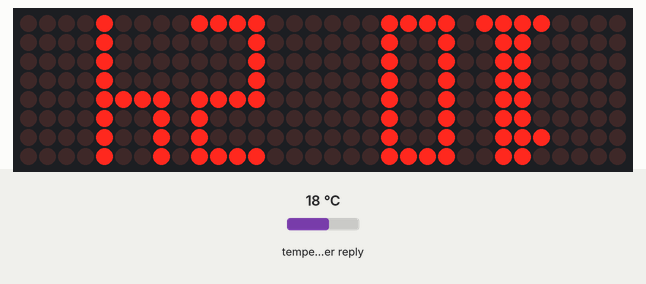
This sketch was run on a simulated ESP8266 (Wemos D1 mini). Parts: 32×8 LED matrix. The inputs (shaded band) are chosen by the test bench; at power-on: temperature in the weather reply 18 °C. WiFi joins after 1.5 s; servers stay silent unless stated; the local clock reads 2024-03-15 10:24:30 at power-on unless the sketch sets it; web services answer with replies made up by the test bench; what the sketch prints to the serial monitor is not drawn.

Above: at 1.8 s.
At 10.3 s:
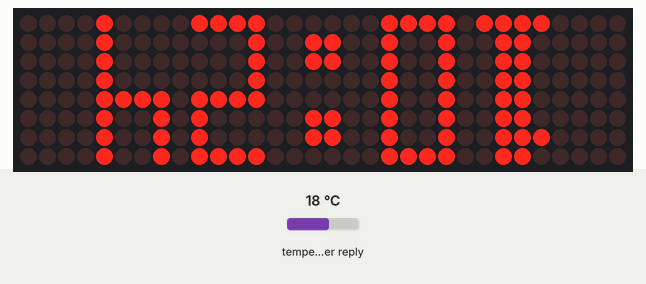
At 26.8 s:
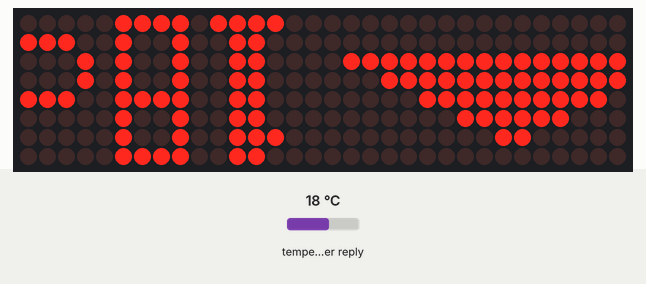
At 32.8 s:
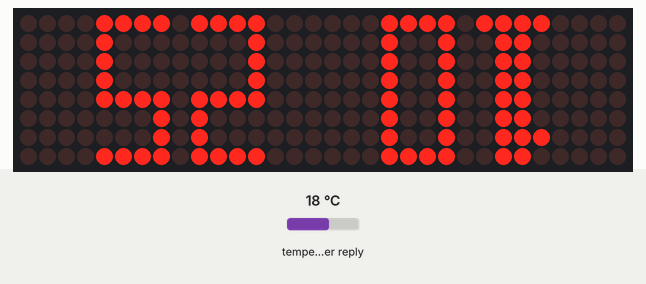
At 39.3 s:
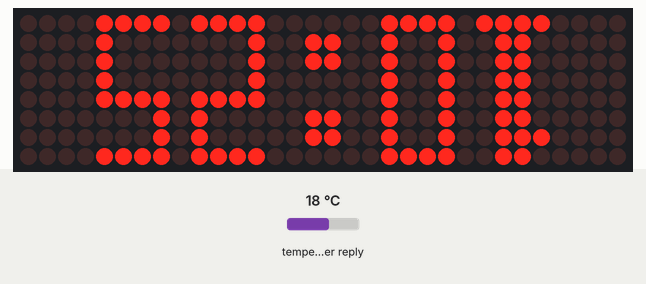

Measured:
- what the display in image 0 shows lasts 0.5 s, from 1.7 s to 2.2 s
- what the display in image 2 shows lasts 5.0 s, from 26.7 s to 31.7 s

The sketch:

d1mini_clock_weather.ino
```cpp
/*
  ESP-12 D1 Mini V2 + 4x MAX7219 + Open-Meteo Weather + NTP Clock
  Cycles forever:
    - Clock (12hr, centered, blinking colon)   shown for 10 seconds
    - Weather icon + temperature               shown for 5 seconds
  All rendering is raw pixels via MD_MAX72XX (no MD_Parola text).

  Libraries: MD_MAX72XX, ArduinoJson
  Board: LOLIN(WEMOS) D1 R2 & mini

  Wiring (MAX7219 -> D1 Mini):
    VCC -> 5V   GND -> GND
    DIN -> D7 (GPIO13, MOSI)
    CS  -> D8 (GPIO15)
    CLK -> D5 (GPIO14, SCK)
*/

#include <ESP8266WiFi.h>
#include <ESP8266HTTPClient.h>
#include <WiFiClientSecure.h>
#include <ArduinoJson.h>
#include <MD_MAX72xx.h>
#include <SPI.h>
#include <time.h>

// ---------- WiFi ----------
const char* WIFI_SSID = "Arcade_5G";
const char* WIFI_PASSWORD = "12345678";

// ---------- Location ----------
const char* LAT = "28.6330";
const char* LON = "77.2196";

// ---------- Timezone (India = UTC+5:30) ----------
const long GMT_OFFSET_SEC = 19800;
const int  DAYLIGHT_OFFSET_SEC = 0;
const char* NTP_SERVER_1 = "pool.ntp.org";
const char* NTP_SERVER_2 = "time.nist.gov";

// ---------- Display ----------
#define HARDWARE_TYPE MD_MAX72XX::FC16_HW
#define MAX_DEVICES 4
#define DATA_PIN D7
#define CLK_PIN  D5
#define CS_PIN   D8

MD_MAX72XX mx = MD_MAX72XX(HARDWARE_TYPE, DATA_PIN, CLK_PIN, CS_PIN, MAX_DEVICES);

unsigned long lastFetch = 0;
const unsigned long FETCH_INTERVAL = 5UL * 60UL * 1000UL; // 10 min

// ---------- Display cycle ----------
enum DisplayState { SHOW_CLOCK, SHOW_WEATHER };
DisplayState currentState = SHOW_CLOCK;
unsigned long stateStart = 0;
const unsigned long CLOCK_DURATION   = 10000; // 10 sec
const unsigned long WEATHER_DURATION = 5000;  // 5 sec

unsigned long lastClockRedraw = 0;
int lastDrawnMinute = -1; // tracks last minute actually drawn, avoids redundant redraws (fixes flicker)
bool colonVisible = true;
unsigned long lastColonToggle = 0;
int colonCol = 0; // remembers where the colon sits so we can redraw just that spot

// last fetched weather, redrawn when weather frame comes up
const char** lastIcon = nullptr;
int lastTemp = 0;
bool weatherReady = false;

// ---------- Icon grids (16 cols x 8 rows) ----------
const char* SUN[8] = {
  "....#......#....",
  ".....#.##.#.....",
  "......####......",
  ".....######.....",
  ".....######.....",
  "......####......",
  ".....#.##.#.....",
  "....#......#....",
};
const char* CLOUD[8] = {
  "................",
  ".....##.........",
  "...######.......",
  ".##########.....",
  "#############...",
  "###############.",
  "................",
  "................",
};
const char* RAIN[8] = {
  ".....###........",
  "...#######......",
  ".###########....",
  "##############..",
  "................",
  "................",
  "..##..##..##....",
  ".##..##..##.....",
};
const char* STORM[8] = {
  "...#######......",
  ".###########....",
  "################",
  "................",
  "......####......",
  ".....###........",
  "....##..........",
  "....#...........",
};
const char* SNOW[8] = {
  ".#....#....#....",
  "###..###..###...",
  ".#....#....#....",
  "................",
  ".#....#....#....",
  "###..###..###...",
  ".#....#....#....",
  "................",
};
const char* FOG[8] = {
  "................",
  "###############.",
  "................",
  "..##########....",
  "................",
  "###############.",
  "................",
  "..##########....",
};
const char* QMARK[8] = {
  "..######........",
  ".##....##.......",
  ".......##.......",
  "......##........",
  ".....##.........",
  "................",
  "....##..........",
  "....##..........",
};

// ---------- Tiny 4-wide digit/letter font (rows 0-6 = glyph, row 7 blank) ----------
const char* F_0[8] = {"####","#..#","#..#","#..#","#..#","#..#","#..#","####"};
const char* F_1[8] = {".##.","###.",".##.",".##.",".##.",".##.",".##.","####"};
const char* F_2[8] = {"####","...#","...#","####","#...","#...","#...","####"};
const char* F_3[8] = {"####","...#","...#",".###","...#","...#","...#","####"};
const char* F_4[8] = {"#..#","#..#","#..#","####","...#","...#","...#","...#"};
const char* F_5[8] = {"####","#...","#...","####","...#","...#","...#","####"};
const char* F_6[8] = {"####","#...","#...","####","#..#","#..#","#..#","####"};
const char* F_7[8] = {"####","...#","...#","..#.",".#..",".#..",".#..",".#.."};
const char* F_8[8] = {"####","#..#","#..#","####","#..#","#..#","#..#","####"};
const char* F_9[8] = {"####","#..#","#..#","####","...#","...#","...#","####"};
const char* F_C[8] = {".###","#...","#...","#...","#...","#...",".###","...."};
const char* F_c[8] = {"....","....","....",".###","#...","#...",".###","...."};
const char* F_MINUS[8] = {"....","....","....","####","....","....","....","...."};

// 4-wide letters for AM/PM indicator
const char* F_A[8] = {".##.","#..#","#..#","####","#..#","#..#","#..#","...."};
const char* F_P[8] = {"###.","#..#","#..#","###.","#...","#...","#...","...."};

// 2-wide colon made of two actual 2x2 pixel squares
const char* F_COLON[8] = {"..","##","##","..","..","##","##",".."};

const char** getGlyph(char c) {
  switch (c) {
    case '0': return F_0; case '1': return F_1; case '2': return F_2;
    case '3': return F_3; case '4': return F_4; case '5': return F_5;
    case '6': return F_6; case '7': return F_7; case '8': return F_8;
    case '9': return F_9; case 'C': return F_C; case 'c': return F_c;
    case '-': return F_MINUS;
  }
  return nullptr;
}

// ---------- Raw pixel drawing helpers ----------
void drawGridAt(const char** grid, int startCol, int width) {
  for (int col = 0; col < width; col++) {
    uint8_t colByte = 0;
    for (int row = 0; row < 8; row++) {
      if (grid[row][col] == '#') {
        colByte |= (1 << (7 - row)); // flip so grid's top row = display's top row
      }
    }
    mx.setColumn(startCol + col, colByte);
  }
}

void clearRange(int startCol, int endCol) {
  for (int col = startCol; col <= endCol; col++) {
    mx.setColumn(col, 0);
  }
}

void drawIcon(const char** icon) {
  drawGridAt(icon, 0, 16); // columns 0-15
}

void drawTemperature(int tempInt) {
  char buf[6];
  sprintf(buf, "%dc", tempInt);

  clearRange(16, 31); // only wipe the temperature side, icon untouched

  int numChars = strlen(buf);
  int totalWidth = (numChars * 5) - 1; // 4-wide glyph + 1 gap each, no gap after last char
  int startCol = 32 - totalWidth;      // right-align so it ends exactly at column 31

  int col = startCol;
  for (int i = 0; buf[i] != '\0'; i++) {
    const char** glyph = getGlyph(buf[i]);
    if (glyph) {
      drawGridAt(glyph, col, 4);
      col += 5;
    }
  }
}

// ---------- Clock rendering ----------
// Layout: H H : M M   total width = 22, centered in 32 columns
void drawClock(int h12, int minute) {
  clearRange(0, 31);

  char h1 = '0' + (h12 / 10);
  char h2 = '0' + (h12 % 10);
  char m1 = '0' + (minute / 10);
  char m2 = '0' + (minute % 10);

  const int DIGIT_GAP = 1; // gap between the two hour digits / two minute digits
  const int COLON_GAP = 2; // gap on EACH side of the colon

  int totalWidth = 4 + DIGIT_GAP + 4 + COLON_GAP + 2 + COLON_GAP + 4 + DIGIT_GAP + 4; // = 24
  int startCol = (32 - totalWidth) / 2;

  int col = startCol;
  drawGridAt(getGlyph(h1), col, 4); col += 4 + DIGIT_GAP;
  drawGridAt(getGlyph(h2), col, 4); col += 4;

  col += COLON_GAP; // gap BEFORE colon

  colonCol = col;
  if (colonVisible) drawGridAt(F_COLON, colonCol, 2);
  col += 2;

  col += COLON_GAP; // gap AFTER colon

  drawGridAt(getGlyph(m1), col, 4); col += 4 + DIGIT_GAP;
  drawGridAt(getGlyph(m2), col, 4);
}
// ---------- Weather ----------
const char** pickIcon(const String& condition) {
  if (condition == "Clear")                        return SUN;
  if (condition == "Clouds")                        return CLOUD;
  if (condition == "Rain" || condition == "Drizzle") return RAIN;
  if (condition == "Thunderstorm")                   return STORM;
  if (condition == "Snow")                           return SNOW;
  if (condition == "Fog")                            return FOG;
  return QMARK;
}

void toggleColon() {
  colonVisible = !colonVisible;
  if (colonVisible) {
    drawGridAt(F_COLON, colonCol, 2);
  } else {
    clearRange(colonCol, colonCol + 1);
  }
}

String decodeWeatherCode(int code) {
  if (code == 0) return "Clear";
  if (code == 1 || code == 2 || code == 3) return "Clouds";
  if (code == 45 || code == 48) return "Fog";
  if (code >= 51 && code <= 57) return "Drizzle";
  if (code >= 61 && code <= 67) return "Rain";
  if (code >= 71 && code <= 77) return "Snow";
  if (code >= 80 && code <= 82) return "Rain";
  if (code >= 85 && code <= 86) return "Snow";
  if (code >= 95 && code <= 99) return "Thunderstorm";
  return "Unknown";
}

void showWeatherFrame() {
  if (!weatherReady) return;
  drawIcon(lastIcon);
  drawTemperature(lastTemp);
}

//----------------------------------------

void connectWiFi() {
  WiFi.mode(WIFI_STA);
  WiFi.begin(WIFI_SSID, WIFI_PASSWORD);
  Serial.print("Connecting");
  unsigned long start = millis();
  while (WiFi.status() != WL_CONNECTED && millis() - start < 20000) {
    delay(500);
    Serial.print(".");
  }
  Serial.println();
  if (WiFi.status() == WL_CONNECTED) {
    Serial.print("IP: ");
    Serial.println(WiFi.localIP());
  } else {
    Serial.println("WiFi failed, will retry.");
  }
}

void setupTime() {
  configTime(GMT_OFFSET_SEC, DAYLIGHT_OFFSET_SEC, NTP_SERVER_1, NTP_SERVER_2);
  Serial.print("Waiting for NTP sync");
  time_t now = time(nullptr);
  int tries = 0;
  while (now < 100000 && tries < 30) {
    delay(500);
    Serial.print(".");
    now = time(nullptr);
    tries++;
  }
  Serial.println();
  Serial.println(now < 100000 ? "NTP sync failed." : "Time synced.");
}

void fetchWeather() {
  if (WiFi.status() != WL_CONNECTED) return;

  WiFiClientSecure client;
  client.setInsecure(); // skip certificate validation - simplest approach for a hobby project

  HTTPClient http;
  String url = "https://api.open-meteo.com/v1/forecast?latitude=" + String(LAT) +
               "&longitude=" + String(LON) +
               "&current=temperature_2m,weather_code";

  Serial.println(url);
  http.begin(client, url);
  int code = http.GET();

  if (code != 200) {
    Serial.print("HTTP Error: ");
    Serial.println(code);
    http.end();
    return;
  }

  String payload = http.getString();
  http.end();

  StaticJsonDocument<512> doc;
  DeserializationError err = deserializeJson(doc, payload);
  if (err) {
    Serial.println("JSON Error");
    return;
  }

  float temp = doc["current"]["temperature_2m"];
  int wcode = doc["current"]["weather_code"];
  String condition = decodeWeatherCode(wcode);

  Serial.print("Condition: ");
  Serial.print(condition);
  Serial.print(" | Temperature: ");
  Serial.println(temp);

  lastIcon = pickIcon(condition);
  lastTemp = (int)round(temp);
  weatherReady = true;

  if (currentState == SHOW_WEATHER) showWeatherFrame(); // refresh immediately if currently visible
}

//----------------------------------------

void setup() {
  Serial.begin(115200);

  mx.begin();
  mx.control(MD_MAX72XX::INTENSITY, 1);
  mx.clear();

  connectWiFi();
  setupTime();
  fetchWeather();
  lastFetch = millis();

  stateStart = millis();
  currentState = SHOW_CLOCK;
}

void loop() {
  if (WiFi.status() != WL_CONNECTED) connectWiFi();

  if (millis() - lastFetch > FETCH_INTERVAL) {
    fetchWeather();
    lastFetch = millis();
  }

  unsigned long elapsed = millis() - stateStart;

  if (currentState == SHOW_CLOCK) {
    // check every second, but only actually redraw when the minute changes (prevents flicker)
    if (millis() - lastClockRedraw > 1000) {
      time_t now = time(nullptr);
      struct tm* t = localtime(&now);
      int h24 = t->tm_hour;
      int h12 = h24 % 12;
      if (h12 == 0) h12 = 12;

      if (t->tm_min != lastDrawnMinute) {
        drawClock(h12, t->tm_min);
        lastDrawnMinute = t->tm_min;
      }
      lastClockRedraw = millis();
    }
    if (millis() - lastColonToggle > 500) {
      toggleColon();
      lastColonToggle = millis();
    }
    if (elapsed > CLOCK_DURATION) {
      currentState = SHOW_WEATHER;
      stateStart = millis();
      showWeatherFrame();
    }
  } else { // SHOW_WEATHER
    if (elapsed > WEATHER_DURATION) {
      currentState = SHOW_CLOCK;
      stateStart = millis();
      lastDrawnMinute = -1; // force immediate redraw when clock reappears
    }
  }
}
```
